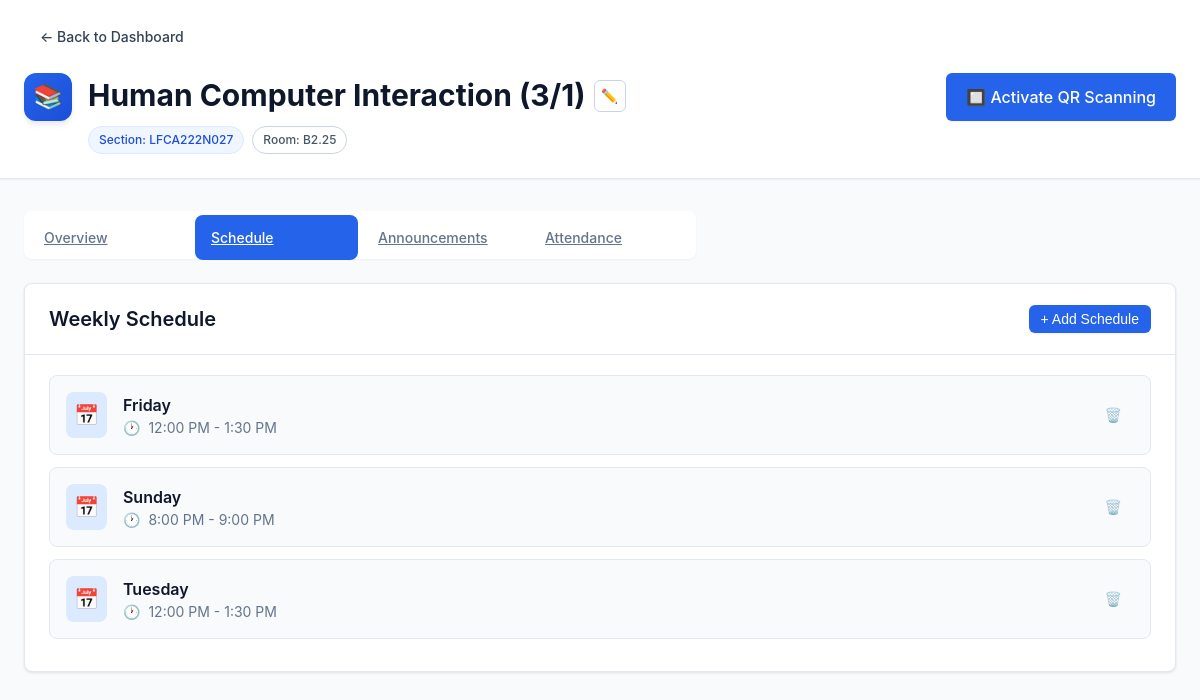
The page /professor/class/5/?tab=schedule (signed in) on the database its author committed.
### professor/models.py (models this page shows, shortened)
class Class(models.Model):
    professor = models.ForeignKey(User, on_delete=models.CASCADE, related_name='classes')
    subject = models.CharField(max_length=200)
    section = models.CharField(max_length=50, blank=True, null=True)
    room = models.CharField(max_length=100, blank=True, null=True)
    description = models.TextField(blank=True, null=True, max_length=500)
    class_code = models.CharField(max_length=6, unique=True, blank=True, null=True, editable=False)
    created_at = models.DateTimeField(auto_now_add=True)
    updated_at = models.DateTimeField(auto_now=True)
    class Meta:
        verbose_name_plural = "Classes"
        ordering = ['-created_at']
    def get_total_students(self):
        return self.enrolled_students.count()
    def get_total_sessions(self):
        return AttendanceRecord.objects.filter(class_obj=self).count()

class Schedule(models.Model):
    DAY_CHOICES = [
        ('Monday', 'Monday'),
        ('Tuesday', 'Tuesday'),
        ('Wednesday', 'Wednesday'),
        ('Thursday', 'Thursday'),
        ('Friday', 'Friday'),
        ('Saturday', 'Saturday'),
        ('Sunday', 'Sunday'),
    ]
    class_obj = models.ForeignKey(Class, on_delete=models.CASCADE, related_name='schedules')
    day = models.CharField(max_length=10, choices=DAY_CHOICES)
    start_time = models.TimeField()
    end_time = models.TimeField()
    class Meta:
        ordering = ['day', 'start_time']
        unique_together = ['class_obj', 'day', 'start_time', 'end_time']

### professor/views.py (the view)
# urls.py: path('class/<int:class_id>/', views.class_detail, name='class_detail'),
@login_required
def class_detail(request, class_id):
    class_obj = get_object_or_404(Class, id=class_id, professor=request.user)
    active_tab = request.GET.get('tab', 'overview')
    schedules = class_obj.schedules.all()
    announcements = class_obj.announcements.all()
    attendance_records = class_obj.attendance_records.all()
    total_students = class_obj.get_total_students()
    total_sessions = class_obj.get_total_sessions()
    attendance_rate = 0
    if total_students > 0 and total_sessions > 0:
        total_possible = total_students * total_sessions
        total_present = AttendanceEntry.objects.filter(
            attendance_record__class_obj=class_obj
        ).count()
        attendance_rate = round((total_present / total_possible) * 100) if total_possible > 0 else 0
    context = {
        'class_obj': class_obj,
        'schedules': schedules,
        'announcements': announcements,
        'attendance_records': attendance_records,
        'active_tab': active_tab,
        'total_students': total_students,
        'total_sessions': total_sessions,
        'attendance_rate': attendance_rate,
    }
    return render(request, 'professor/class_detail.html', context)

### professor/templatetags/professor_extras.py (called while the page is built)
@register.filter
def format_time(value):
    if isinstance(value, time):
        hour = value.hour
        minute = value.minute
        am_pm = "AM" if hour < 12 else "PM"
        display_hour = hour if hour <= 12 else hour - 12
        if display_hour == 0:
            display_hour = 12
        return f"{display_hour}:{minute:02d} {am_pm}"
    return value

### professor/templates/professor/class_detail.html (shortened to what this page needs)
{% extends "professor/base.html" %}
{% load static %}
{% block content %}
<div class="min-h-screen bg-slate-50">
    <div class="nav-bar">
        <div class="container" style="padding-top: 16px; padding-bottom: 16px;">
            <a href="{% url 'professor:dashboard' %}" class="btn btn-ghost" style="margin-bottom: 16px;">
                ← Back to Dashboard
            </a>
            <div style="display: flex; align-items: flex-start; justify-content: space-between; flex-wrap: wrap; gap: 16px;">
                <div style="display: flex; align-items: flex-start; gap: 16px;">
                    <div class="nav-icon">📚</div>
                    <div>
                        <div style="display: flex; align-items: center; gap: 8px; margin-bottom: 8px;">
                            <h1 style="font-size: 30px; margin: 0;">{{ class_obj.subject }}</h1>
                                     <a href="{% url 'professor:edit_class' class_obj.id %}"
                                         class="btn btn-sm btn-icon-square"
                                         style="display: inline-flex; align-items: center; justify-content: center;">
                                ✏️
                            </a>
                        </div>
                        <div style="display: flex; gap: 8px; flex-wrap: wrap; margin-bottom: 8px;">
                            {% if class_obj.section %}
                            <span class="badge badge-secondary">Section: {{ class_obj.section }}</span>
                            {% endif %}
                            {% if class_obj.room %}
                            <span class="badge badge-outline">Room: {{ class_obj.room }}</span>
                            {% endif %}
                        </div>
                    </div>
                </div>
                <div style="display: flex; flex-direction: column; align-items: flex-end; gap: 8px;">
                    <a href="{% url 'professor:activate_qr' class_obj.id %}" class="btn btn-primary btn-lg">
                        🔲 Activate QR Scanning
                    </a>
                </div>
            </div>
        </div>
    </div>
    <div class="container" style="padding-top: 32px; padding-bottom: 32px;">
        <div style="width: 100%;">
            <div class="tabs-list">
                <a href="{% url 'professor:class_detail' class_obj.id %}?tab=overview"
                   class="tab-trigger {% if active_tab == 'overview' %}active{% endif %}">
                    Overview
                </a>
                <a href="{% url 'professor:class_detail' class_obj.id %}?tab=schedule"
                   class="tab-trigger {% if active_tab == 'schedule' %}active{% endif %}">
                    Schedule
                </a>
                <a href="{% url 'professor:class_detail' class_obj.id %}?tab=announcements"
                   class="tab-trigger {% if active_tab == 'announcements' %}active{% endif %}">
                    Announcements
                </a>
                <a href="{% url 'professor:class_detail' class_obj.id %}?tab=attendance"
                   class="tab-trigger {% if active_tab == 'attendance' %}active{% endif %}">
                    Attendance
                </a>
            </div>
            <div class="tab-content">
                {% if active_tab == 'overview' %}
                    {% include 'professor/tabs/overview.html' %}
                {% elif active_tab == 'schedule' %}
                    {% include 'professor/tabs/schedule.html' %}
                {% elif active_tab == 'announcements' %}
                    {% include 'professor/tabs/announcements.html' %}
                {% elif active_tab == 'attendance' %}
                    {% include 'professor/tabs/attendance.html' %}
                {% else %}
                    {% include 'professor/tabs/overview.html' %}
                {% endif %}
            </div>
        </div>
    </div>
</div>
{% endblock %}

### professor/templates/professor/base.html (shortened to what this page needs)
<!DOCTYPE html>
<html lang="en">
<head>
    {% load static %}
    <link rel="stylesheet" href="{% static 'professor/css/dashboard.css' %}">
</head>
<body>
    {% block content %}{% endblock %}
</body>
</html>

### professor/templates/professor/tabs/schedule.html (shortened to what this page needs)
{% load professor_extras %}
<div>
    <div class="card">
        <div class="card-header">
            <div style="display: flex; align-items: center; justify-content: space-between;">
                <h3>Weekly Schedule</h3>
                <button type="button" onclick="openScheduleModal()"
                    class="btn btn-primary btn-sm" id="add-schedule-btn">
                    + Add Schedule
                </button>
            </div>
        </div>
        <div class="card-content">
            {% if schedules %}
                <div>
                    {% for schedule in schedules %}
                    <div class="schedule-item">
                        <div class="schedule-item-content">
                            <div class="schedule-icon-container">
                                <span style="color: #1e40af; font-size: 20px;">📅</span>
                            </div>
                            <div class="schedule-details">
                                <p class="schedule-day">{{ schedule.day }}</p>
                                <div class="schedule-time">
                                    <span>🕐</span>
                                    <span>{{ schedule.start_time|format_time }} - {{ schedule.end_time|format_time }}</span>
                                </div>
                            </div>
                        </div>
                        <form method="post" action="{% url 'professor:delete_schedule' class_obj.id schedule.id %}" style="display: inline;">
                            <button type="submit" class="btn btn-ghost btn-sm" style="opacity: 0.7;"
                                    onclick="return confirm('Are you sure you want to delete this schedule?');">
                                🗑️
                            </button>
                        </form>
                    </div>
                    {% endfor %}
                </div>
            {% endif %}
        </div>
    </div>
</div>

### professor/static/professor/css/dashboard.css (style rules this page uses)
* { margin: 0; padding: 0; box-sizing: border-box; }
body { font-family: -apple-system, BlinkMacSystemFont, "Segoe UI", Roboto, "Helvetica Neue", Arial, sans-serif; font-size: 16px; line-height: 1.5; color: #0f172a; background-color: #f8fafc; }
.container { max-width: 1280px; margin: 0 auto; padding: 0 24px; }
h1 { font-size: 30px; font-weight: 700; color: #0f172a; }
h3 { font-size: 20px; font-weight: 600; color: #0f172a; }
.btn { display: inline-flex; align-items: center; justify-content: center; padding: 10px 16px; font-size: 14px; font-weight: 500; border-radius: 6px; border: none; cursor: pointer; transition: all 0.2s; text-decoration: none; }
.btn-primary { background-color: #2563eb; color: white; box-shadow: 0 1px 2px 0 rgb(0 0 0 / 0.05); }
.btn-lg { padding: 12px 20px; font-size: 16px; }
.btn-sm { padding: 6px 12px; font-size: 14px; }
.btn-ghost { background-color: transparent; color: #334155; }
.btn-icon-square { width: 32px; height: 32px; padding: 0; border-radius: 6px; border: 1px solid #cbd5e1; background-color: transparent; color: #16a34a; }
.card { background-color: white; border: 1px solid #e2e8f0; border-radius: 8px; box-shadow: 0 1px 3px 0 rgb(0 0 0 / 0.1); overflow: hidden; }
.card-header { padding: 20px 24px; border-bottom: 1px solid #e2e8f0; }
.card-content { padding: 20px 24px; }
.badge { display: inline-flex; align-items: center; padding: 4px 10px; font-size: 12px; font-weight: 500; border-radius: 9999px; white-space: nowrap; }
.badge-secondary { background-color: #eff6ff; color: #1d4ed8; border: 1px solid #dbeafe; }
.badge-outline { background-color: transparent; border: 1px solid #cbd5e1; color: #475569; }
.nav-bar { background-color: white; border-bottom: 1px solid #e2e8f0; box-shadow: 0 1px 2px 0 rgb(0 0 0 / 0.05); position: sticky; top: 0; z-index: 10; }
.nav-icon { background: linear-gradient(135deg, #2563eb 0%, #1d4ed8 100%); color: white; padding: 10px; border-radius: 12px; box-shadow: 0 4px 6px -1px rgb(0 0 0 / 0.1); width: 48px; height: 48px; display: flex; align-items: center; justify-content: center; font-size: 24px; }
.tabs-list { display: grid; grid-template-columns: repeat(4, 1fr); background-color: white; box-shadow: 0 1px 2px 0 rgb(0 0 0 / 0.05); border-radius: 8px; max-width: 672px; height: 48px; gap: 4px; padding: 4px; }
.tab-trigger { padding: 12px 16px; font-size: 14px; font-weight: 500; color: #64748b; background-color: transparent; border: none; cursor: pointer; transition: all 0.2s; border-radius: 8px; }
.tab-trigger.active { background-color: #2563eb; color: white; }
.tab-content { margin-top: 24px; }
.schedule-item { display: flex; align-items: center; justify-content: space-between; padding: 16px; background-color: #f8fafc; border: 1px solid #e2e8f0; border-radius: 8px; margin-bottom: 12px; transition: background-color 0.2s; }
.schedule-item-content { display: flex; align-items: center; gap: 16px; }
.schedule-icon-container { background-color: #dbeafe; padding: 8px; border-radius: 8px; }
.schedule-details p { margin: 0; }
.schedule-day { font-weight: 600; color: #0f172a; margin-bottom: 4px; }
.schedule-time { font-size: 14px; color: #64748b; display: flex; align-items: center; gap: 8px; }

### rows shown on the page
Class: subject "Human Computer Interaction (3/1)", section "LFCA222N027", room "B2.25"
Schedule: day "Friday", start_time "12:00 PM", end_time "1:30 PM"
Schedule: day "Sunday", start_time "8:00 PM", end_time "9:00 PM"
Schedule: day "Tuesday", start_time "12:00 PM", end_time "1:30 PM"
